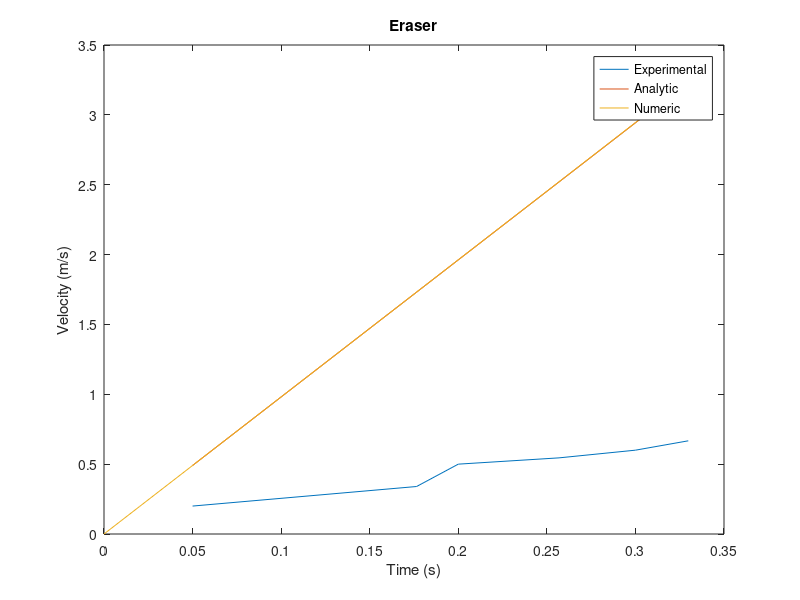
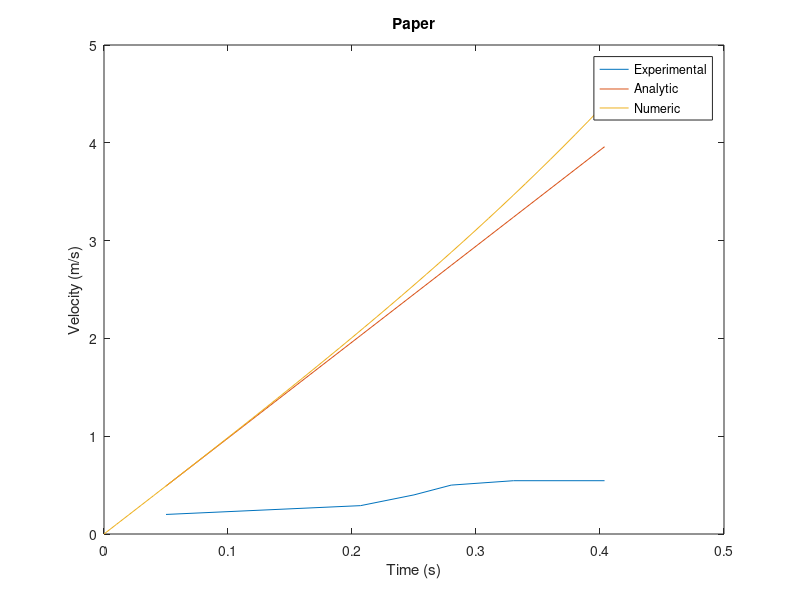

Recreate these plots in MATLAB, in order.
% Homework 3
% clear all; clc;

% Experimental
v_eraser = [0.2,0.34,0.5,0.545,0.6,0.667];
v_paper = [0.2,0.29,0.4,0.5,0.545,0.545];
dist = [0.01,0.06,0.1,0.14,0.18,0.22];

% Plot using data
t_eraser = (1./v_eraser).*dist;
t_paper = (1./v_paper).*dist;

figure(1); clf(1);
plot(t_eraser,v_eraser);
title('Eraser');
xlabel('Time (s)');
ylabel('Velocity (m/s)');
hold on;
figure(2); clf(2);
plot(t_paper,v_paper);
title('Paper');
xlabel('Time (s)');
ylabel('Velocity (m/s)');
hold on;

% Plot using analytic soln (- air resistance)
g = 9.81;
v=@(t) g*t;
v_anal_eraser = v(t_eraser);
v_anal_paper  = v(t_paper);

figure(1);
plot(t_eraser,v_anal_eraser);
figure(2);
plot(t_paper,v_anal_paper);

% Plot using numerical
rho_air = 1.225;
C_drag = 1.05; % for cube
A_eraser = 2.76E-4;
A_paper = 2.673E-2;
m_paper = 906e-4;
m_eraser = 3e-3;
g = 9.81;

fe=@(t,v) 1/(2*m_paper)*rho_air*v^2*C_drag*A_eraser+g;
fp=@(t,v) 1/(2*m_paper)*rho_air*v^2*C_drag*A_paper+g;
t_e(1)=0;t_p(1)=0;
v_e(1)=0;v_p(1)=0;
h = 0.01;
Lt_p = max(t_paper);
Lt_e = max(t_eraser);
numSteps_p = Lt_p/h;
numSteps_e = Lt_e/h;

for i=1:numSteps_p
	t_p(i+1) = t_p(i) + h;
	v_p(i+1) = v_p(i) + h*fp(t_p(i),v_p(i));
end
for i=1:numSteps_e
	t_e(i+1) = t_e(i) + h;
	v_e(i+1) = v_e(i) + h*fe(t_e(i),v_e(i));
end

figure(1);
plot(t_e,v_e);
legend('Experimental','Analytic','Numeric');
figure(2);
plot(t_p,v_p);
legend('Experimental','Analytic','Numeric');

wait = input("Press Enter to continue");
